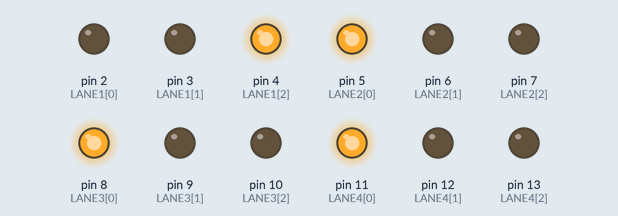
The sketch below on a simulated Arduino Uno, built with avr-gcc and run on an emulated ATmega328P. Parts: output pins drawn as LEDs (lit = HIGH).

Above: at 4.0 s.
At 9.5 s:
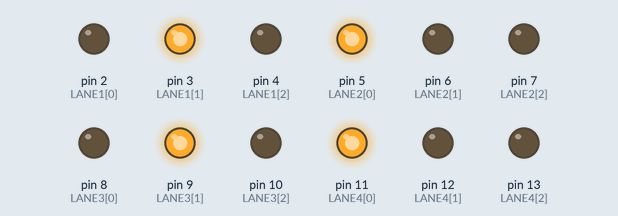
At 15.0 s:
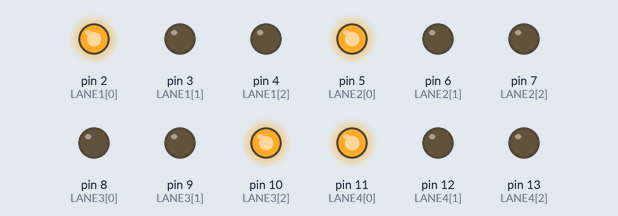
At 20.5 s:
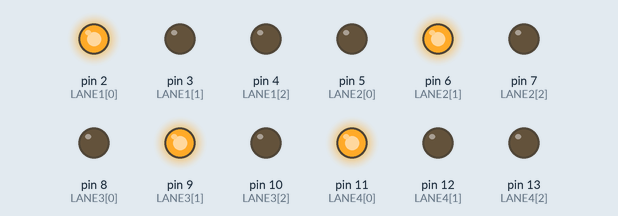
At 31.5 s:
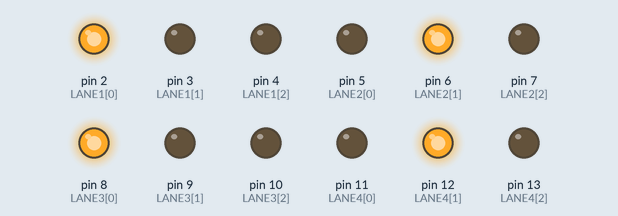
At 42.5 s:
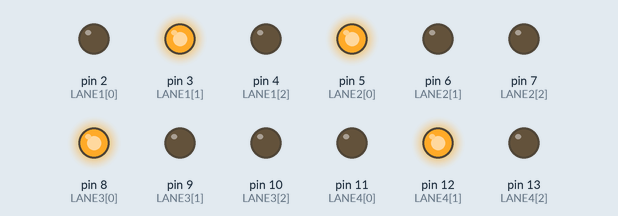
Timing chart, 0 to 59.8 s (numbered marks = the images above):
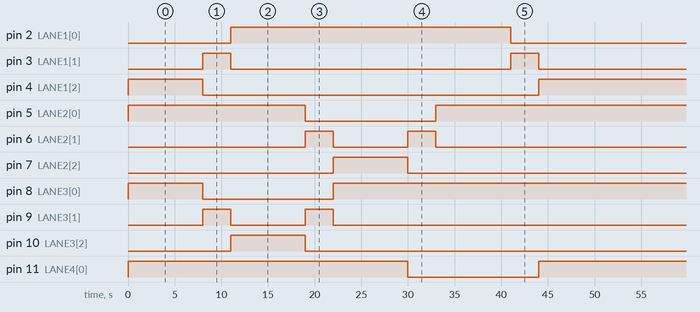

Measured:
- by itself, pin 2 (LANE1[0]): alternates HIGH for 30.0 s and LOW for 22.0 s
- by itself, pin 3 (LANE1[1]): repeats every 52.0 s: LOW 30.0 s, HIGH 3.0 s, LOW 16.0 s, HIGH 3.0 s
- by itself, pin 4 (LANE1[2]): repeats every 52.0 s: LOW 36.0 s, HIGH 16.0 s
- by itself, pin 5 (LANE2[0]), pin 8 (LANE3[0]): repeats every 52.0 s: LOW 14.0 s, HIGH 38.0 s
- by itself, pin 6 (LANE2[1]), pin 9 (LANE3[1]): repeats every 52.0 s: LOW 8.0 s, HIGH 3.0 s, LOW 38.0 s, HIGH 3.0 s
- by itself, pin 7 (LANE2[2]), pin 10 (LANE3[2]), pin 13 (LANE4[2]): alternates HIGH for 8.0 s and LOW for 44.0 s
- by itself, pin 11 (LANE4[0]): goes HIGH 30.0 s, LOW 14.0 s, HIGH 38.0 s, LOW 14.0 s, then HIGH
- by itself, pin 12 (LANE4[1]): LOW → HIGH at 30.0 s, → LOW 3.0 s later, → HIGH 8.0 s later, → LOW 3.0 s later, … (8 changes in this stretch)

The sketch:

traffic_control.ino
```cpp
int LANE1[]={2,3,4};//red yellow green//
int LANE2[]={5,6,7};
int LANE3[]={8,9,10};
int LANE4[]={11,12,13};
void setup()
{
for(int i=0;i<3;i++)
{

pinMode(LANE1[i],OUTPUT);
pinMode(LANE2[i],OUTPUT);
pinMode(LANE3[i],OUTPUT);
pinMode(LANE4[i],OUTPUT);

  }
  for(int i=0;i<3;i++)
  {

digitalWrite(LANE1[i],LOW);
digitalWrite(LANE2[i],LOW);
digitalWrite(LANE3[i],LOW);
digitalWrite(LANE4[i],LOW);

  }
  }
  void loop()
  {
digitalWrite(LANE1[2],HIGH);
digitalWrite(LANE2[0],HIGH);
digitalWrite(LANE3[0],HIGH);
digitalWrite(LANE4[0],HIGH);
delay(8000);
digitalWrite(LANE1[2],LOW);
digitalWrite(LANE3[0],LOW);
digitalWrite(LANE1[1],HIGH);
digitalWrite(LANE3[1],HIGH);
delay(3000);
digitalWrite(LANE1[1],LOW);
digitalWrite(LANE3[1],LOW);
digitalWrite(LANE1[0],HIGH);
digitalWrite(LANE3[2],HIGH);
delay(8000);
digitalWrite(LANE3[2],LOW);
digitalWrite(LANE2[0],LOW);
digitalWrite(LANE3[1],HIGH);
digitalWrite(LANE2[1],HIGH);
delay(3000);
digitalWrite(LANE3[1],LOW);
digitalWrite(LANE2[1],LOW);
digitalWrite(LANE3[0],HIGH);
digitalWrite(LANE2[2],HIGH);
delay(8000);
digitalWrite(LANE2[2],LOW);
digitalWrite(LANE4[0],LOW);
digitalWrite(LANE2[1],HIGH);
digitalWrite(LANE4[1],HIGH);
delay(3000);
digitalWrite(LANE2[1],LOW);
digitalWrite(LANE4[1],LOW);
digitalWrite(LANE2[0],HIGH);
digitalWrite(LANE4[2],HIGH);
delay(8000);
digitalWrite(LANE4[2],LOW);
digitalWrite(LANE1[0],LOW);
digitalWrite(LANE4[1],HIGH);
digitalWrite(LANE1[1],HIGH);
delay(3000);
digitalWrite(LANE4[1],LOW);
digitalWrite(LANE1[1],LOW);
digitalWrite(LANE4[0],HIGH);
digitalWrite(LANE1[2],HIGH);
delay(8000);

    }
```
